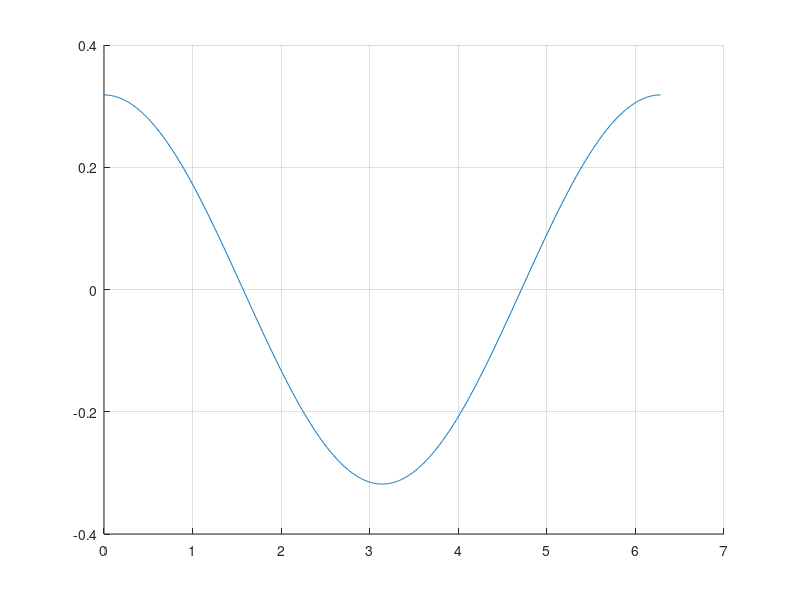
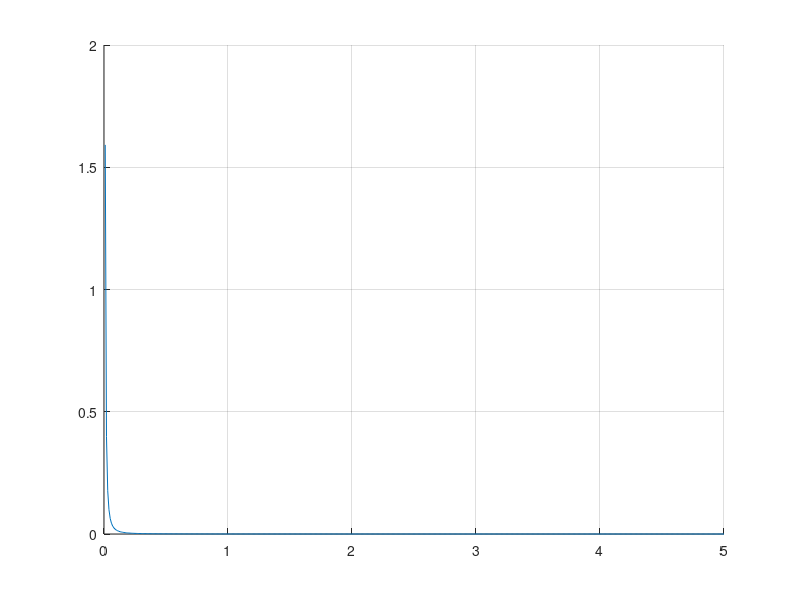
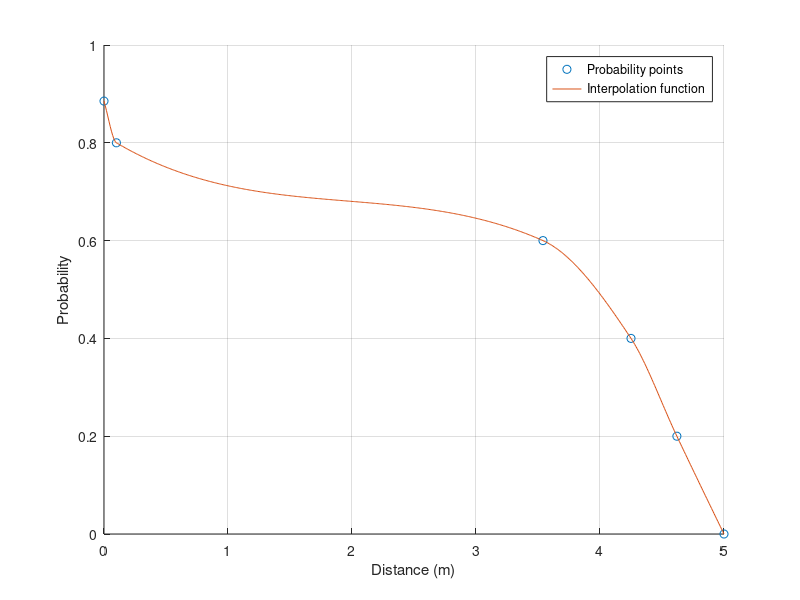
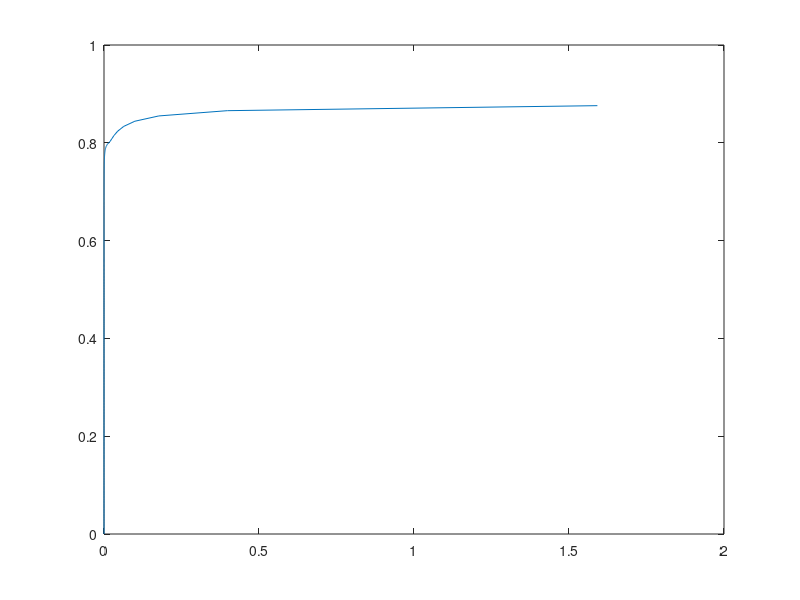

The MATLAB script that drew these images, in order: (Note: this script raises an error after producing the figures.)
%apagando tudo
clc;
clear all;
%%%%%%%%%%%
format long
Half = 60*pi/180;
m = log(0.5)/log(cos(Half));
fi =  (0:0.5:360)*pi/180;
cos_fi =  cos(fi).^m;
R = ((m+1)*(cos(fi)).^m)/(2*pi);
figure(1)
    hold on
    plot(fi,R)
    grid
    hold off
d = 0.0:0.01:5;
R = ((m+1)*(cos(0)).^m)/(2*pi)
dc_gain = 1:length(d);
for r=1:length(d)
    dc_gain(r) = 5*R * (1e-4/d(r)^2)*1;
end
figure(2)
    hold on
    plot(d,dc_gain)
    grid
    hold off

prob = ([88.53 80 60 40 20 0]/100);
dista = [0 10 354 425 462 500]/100;
% d = 0:0.01:5;
p = interp1 (dista, prob,d, 'pchip');

figure(3)
    hold on
    grid;
    plot(dista,prob, 'o')
    plot(d,p)
    legend('Probability points','Interpolation function')
    xlabel('Distance (m)');
    ylabel('Probability');
        
figure (4)
    plot(dc_gain,p)

regre = polyfit (dista, prob, 5);

x = 1:length(dc_gain);

for r=1:length(dc_gain);
    x(r) = sqrt(5*R*1e-4/dc_gain(r));
end

pro = regre(1)*x.^5 + regre(2)*x.^4 + regre(3)*x.^3 + regre(4)*x.^2 + regre(5)*x +regre(6)

figure (5)
    plot (dc_gain, pro);

figure ('lele')
    plot (p)